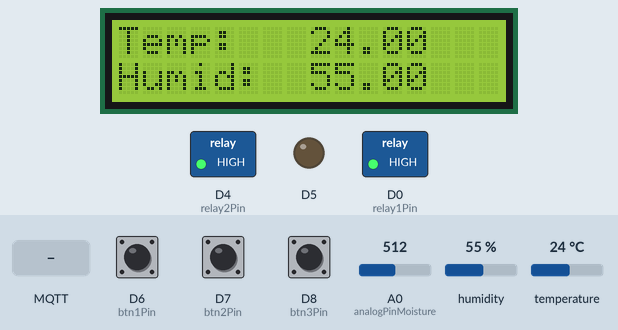
A sketch run on a simulated ESP8266 (NodeMCU). Shown: 16×2 character LCD, switched loads named in the sketch (green lamp = pin HIGH), output pins drawn as LEDs (lit = HIGH). The inputs (shaded band) are chosen by the test bench; at power-on: D8 (btn3Pin) LOW, D6 (btn1Pin) LOW, A0 (analogPinMoisture) = 512, D7 (btn2Pin) LOW, humidity 55 %, temperature 24 °C. WiFi joins after 1.5 s; servers stay silent unless stated; random numbers use the default seed unless the sketch sets one; no MQTT or app messages arrive unless stated; what the sketch prints to the serial monitor is not drawn.

Above: at 4.3 s.
4.4 s: MQTT message "0" arrives on the first subscribed topic
At 14.3 s:
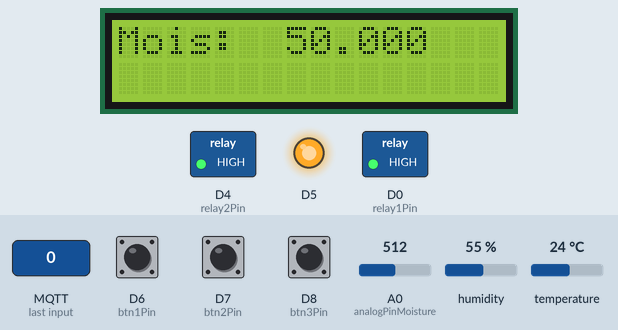
18.4 s: MQTT message "2" arrives on the first subscribed topic
At 26.7 s:
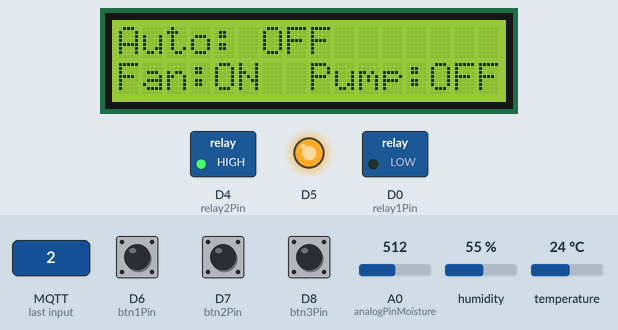
31.7 s: D8 (btn3Pin) pulled HIGH for 2.95 s
At 37.1 s:
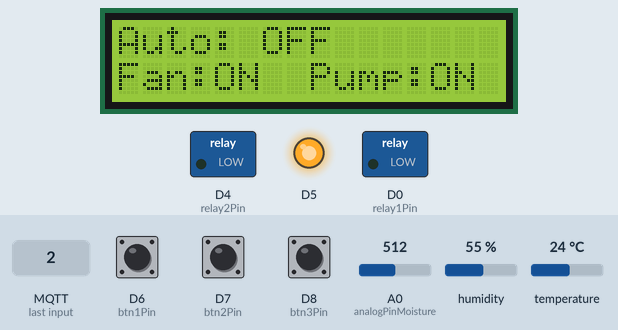
46.4 s: MQTT message "3" arrives on the first subscribed topic
At 54.2 s:
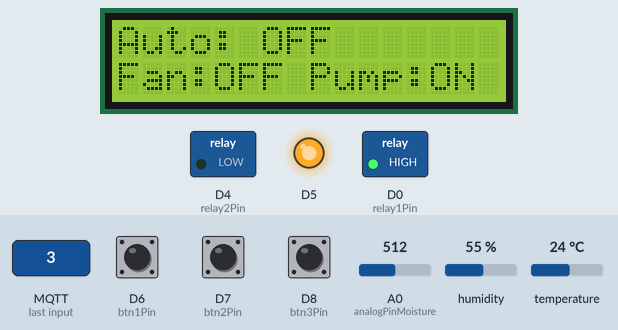
58.7 s: D6 (btn1Pin) pulled HIGH for 2.95 s
At 60.3 s:
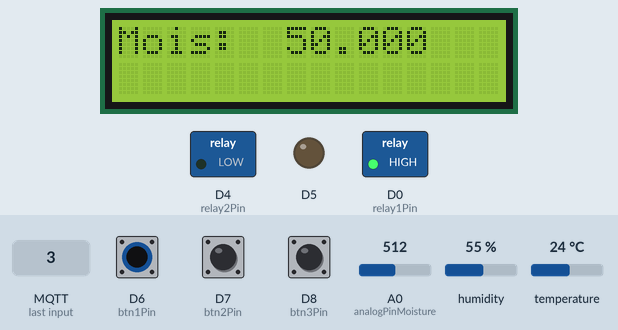
63.2 s: A0 (analogPinMoisture) set to 823
At 69.2 s:
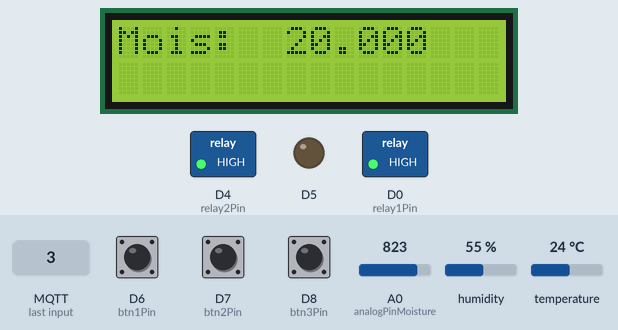
73.4 s: A0 (analogPinMoisture) set to 837
Timing chart, 0 to 79.6 s (numbered marks = the images above; inputs shaded):
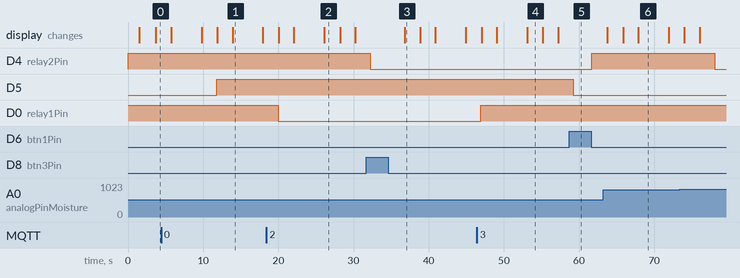

Measured:
- after the input at 4.4 s, D5: LOW → HIGH after 7.4 s
- after the input at 18.4 s, D0 (relay1Pin): HIGH → LOW after 1.6 s
- after the input at 31.7 s, D4 (relay2Pin): HIGH → LOW after 0.53 s
- after the input at 46.4 s, D0 (relay1Pin): LOW → HIGH after 0.55 s
- after the input at 58.7 s, D4 (relay2Pin): LOW → HIGH after 3.0 s; D5: HIGH → LOW after 0.52 s
- after the input at 73.4 s, D4 (relay2Pin): HIGH → LOW after 4.7 s
- what the display in image 1 shows lasts 4.1 s, from 13.9 s to 18.0 s

The sketch:

Mois_Relay_Button.ino
```cpp
// #include <FS.h>                   //this needs to be first, or it all crashes and burns...
#include <ESP8266WiFi.h>
// #include <DNSServer.h>
#include <ESP8266WebServer.h>
#include <WiFiClient.h>
#include <ESP8266WiFiMulti.h>
// #include <ESP8266HTTPClient.h>
#include <PubSubClient.h>
#include "DHT.h"
#include <Wire.h>
#include <LiquidCrystal_I2C.h>

WiFiClient espClientMqtt;
// WiFiClient espClientHttp;
ESP8266WiFiMulti wifiMulti;

LiquidCrystal_I2C lcd(0x27, 16, 2);

const char* ssid = "rus";
const char* password = "77777777";
const char* mqtt_server = "broker.hivemq.com";

PubSubClient mqttClient(espClientMqtt);
unsigned long lastMsg = 0;
#define MSG_BUFFER_SIZE	(50)
char msg[MSG_BUFFER_SIZE];
int value = 0;

#include "DHT.h"
#define DHTPIN D3
#define DHTTYPE DHT11

DHT dht(DHTPIN, DHTTYPE);

int analogPinMoisture = A0;
int mois_val = 0;

int relay1Pin = D0;
int relay2Pin = D4;

int btn1Pin = D6;
int btn2Pin = D7;
int btn3Pin = D8;

int btn1State = 1;
int btn2State = 1;
int btn3State = 1;

int autoState = 1;

int autoState_lcd = 1;
int fanState_lcd = 0;
int pumpState_lcd = 0;

int new_mois_value;

void setup()
{

  Serial.begin(115200);

  dht.begin();


  pinMode(relay1Pin, OUTPUT);
  pinMode(relay2Pin, OUTPUT);

  pinMode(btn1Pin, INPUT);
  pinMode(btn2Pin, INPUT);

  pinMode(D5, OUTPUT);

  digitalWrite(relay1Pin, 1);
  digitalWrite(relay2Pin, 1);

  setup_wifi();
  mqttClient.setServer(mqtt_server, 1883);
  mqttClient.setCallback(callback);

  lcd.begin();
  lcd.backlight();
}

void loop()
{
  if (!mqttClient.connected())
  {
    reconnect();
  }
  mqttClient.loop();

  unsigned long now = millis();

  if (now - lastMsg > 2000)
  {
    lcd.setCursor(0, 0);
    lcd.print("                ");
    lcd.setCursor(0, 1);
    lcd.print("                ");

    lastMsg = now;

    // DHT11 ************************************************************************************************
    float h = dht.readHumidity();
    float t = dht.readTemperature();

    if (isnan(t) || isnan(h))
    {
      Serial.println("Failed to read from DHT");
    }
    else
    {
      Serial.print("Humidity: ");
      Serial.print(h);
      Serial.print(" %\t");
      Serial.print("Temperature: ");
      Serial.print(t);
      Serial.println(" *C");

      static char t_ch[7];
      dtostrf(t, 6, 2, t_ch);

      static char h_ch[7];
      dtostrf(h, 6, 2, h_ch);

      mqttClient.publish("sf/temp", t_ch);
      mqttClient.publish("sf/humid", h_ch);

      lcd.setCursor(0, 0);
      lcd.print("Temp:  ");
      lcd.print(t_ch);
      lcd.setCursor(0, 1);
      lcd.print("Humid: ");
      lcd.print(h_ch);
      delay(2000);
    }

    // Moisture ***************************************************************************************************
    mois_val = analogRead(analogPinMoisture)/10.24;

    new_mois_value = (((mois_val - 0) * (0 - 100)) / (100 - 0)) + 100;

    Serial.print("mois_val = ");
    Serial.println(new_mois_value);

    static char mois_val_ch[7];
    dtostrf(new_mois_value, 6, 2, mois_val_ch);

    mqttClient.publish("sf/mois", mois_val_ch);

    lcd.setCursor(0, 0);
    lcd.print("Mois: ");
    lcd.print(mois_val_ch);
    lcd.setCursor(0, 1);
    lcd.print("                ");
    delay(2000);

    // // database temp humid mois ********************************************************************************************

    // HTTPClient httpClient;

    // httpClient.begin(espClientHttp, "192.168.43.183:8080/esp8266/minipj/add.php"); // conect to pc ip
    // httpClient.addHeader("Content-Type", "application/x-www-form-urlencoded");

    // int httpCode = httpClient.POST("temp=" + String(t) + "&humid=" + String(h) + "&mois=" + String(new_mois_value));

    // if (httpCode > 0)
    // {
    //   Serial.printf("[HTTP] GET... code: %d\n", httpCode);
    //   if (httpCode == HTTP_CODE_OK)
    //   {
    //     String payload = httpClient.getString();
    //     Serial.println(payload);
    //   }
    // }
    // else
    // {
    //   Serial.printf("[HTTP] GET... failed, error: %s\n", httpClient.errorToString(httpCode).c_str());
    // }

    // httpClient.end();

    // Button *****************************************************************************************************
    if (digitalRead(btn1Pin))
    {
      btn1State = !btn1State;
      autoState = !autoState;

      if (autoState)
      {
        mqttClient.publish("sf/autoState", "ON");
        digitalWrite(D5, 0);
        autoState_lcd = 1;
      }
      else
      {
        mqttClient.publish("sf/autoState", "OFF");
        mqttClient.publish("sf/fanState", "OFF");
        mqttClient.publish("sf/pumpState", "OFF");
        digitalWrite(relay1Pin, 1);
        digitalWrite(relay2Pin, 1);
        digitalWrite(D5, 1);
        autoState_lcd = 0;
        fanState_lcd = 0;
        pumpState_lcd = 0;
      }

      while (digitalRead(btn1Pin)) { delay(100); }
    }
    if (digitalRead(btn2Pin))
    {
      btn2State = !btn2State;
      digitalWrite(relay1Pin, btn2State);

      if (btn2State)
      {
        mqttClient.publish("sf/fanState", "OFF");
        fanState_lcd = 0;
      }
      else
      {
        mqttClient.publish("sf/fanState", "ON");
        fanState_lcd = 1;
      }

      while (digitalRead(btn2Pin)) { delay(100); }
    }
    if (digitalRead(btn3Pin))
    {
      btn3State = !btn3State;
      digitalWrite(relay2Pin, btn3State);

      if (btn3State)
      {
        mqttClient.publish("sf/pumpState", "OFF");
        pumpState_lcd = 0;
      }
      else
      {
        mqttClient.publish("sf/pumpState", "ON");
        pumpState_lcd = 1;
      }

      while (digitalRead(btn3Pin)) { delay(100); }
    }

    // auto state *****************************************************************************************************
    if (autoState)
    {
      if (t > 35)
      {
        digitalWrite(relay1Pin, 0);
        mqttClient.publish("sf/fanState", "ON");
        fanState_lcd = 0;
      }
      else
      {
        digitalWrite(relay1Pin, 1);
        mqttClient.publish("sf/fanState", "OFF");
        fanState_lcd = 0;
      }

      if (new_mois_value < 20)
      {
        digitalWrite(relay2Pin, 0);
        mqttClient.publish("sf/pumpState", "ON");
        pumpState_lcd = 1;
      }
      else
      {
        digitalWrite(relay2Pin, 1);
        mqttClient.publish("sf/pumpState", "OFF");
        pumpState_lcd = 0;
      }
    }

    delay(2000);

    // lcd state *****************************************************************************************************
    lcd.setCursor(0, 0);
    lcd.print("                ");
    lcd.setCursor(0, 1);
    lcd.print("                ");

    if (autoState_lcd)
    {
      lcd.setCursor(0, 0);
      lcd.print("Auto: ON");
    }
    else
    {
      lcd.setCursor(0, 0);
      lcd.print("Auto: OFF");
    }
    if (fanState_lcd)
    {
      lcd.setCursor(0, 1);
      lcd.print("Fan:ON  ");
    }
    else
    {
      lcd.setCursor(0, 1);
      lcd.print("Fan:OFF ");
    }
    if (pumpState_lcd)
    {
      lcd.setCursor(8, 1);
      lcd.print("Pump:ON ");
    }
    else
    {
      lcd.setCursor(8, 1);
      lcd.print("Pump:OFF");
    }
  }

  delay(2000);
}

void setup_wifi()
{
  delay(10);
  // We start by connecting to a WiFi network
  Serial.println();
  Serial.print("Connecting to ");
  Serial.println(ssid);

  WiFi.mode(WIFI_STA);
  WiFi.begin(ssid, password);

  while (WiFi.status() != WL_CONNECTED)
  {
    delay(500);
    Serial.print(".");
  }

  randomSeed(micros());

  Serial.println("");
  Serial.println("WiFi connected");
  Serial.println("IP address: ");
  Serial.println(WiFi.localIP());
}

void callback(char* topic, byte* payload, unsigned int length)
{
  Serial.print("Message arrived [");
  Serial.print(topic);
  Serial.print("] ");
  for (int i = 0; i < length; i++)
  {
    Serial.print((char)payload[i]);
  }
  Serial.println();

  // Switch on the LED if an 1 was received as first character
  if ((char)payload[0] == '0')
  {
    autoState = 0;
    autoState_lcd = 0;
    fanState_lcd = 0;
    pumpState_lcd = 0;
    mqttClient.publish("sf/autoState", "OFF");
    mqttClient.publish("sf/fanState", "OFF");
    mqttClient.publish("sf/pumpState", "OFF");
    digitalWrite(relay1Pin, 1);
    digitalWrite(relay2Pin, 1);
    digitalWrite(D5, 1);
  }
  else if ((char)payload[0] == '1')
  {
    autoState = 1;
    autoState_lcd = 1;
    mqttClient.publish("sf/autoState", "ON");
    digitalWrite(D5, 0);
  }
  else if ((char)payload[0] == '2')
  {
    btn2State = 0;
    fanState_lcd = 1;
    digitalWrite(relay1Pin, 0);
    mqttClient.publish("sf/fanState", "ON");
  }
  else if ((char)payload[0] == '3')
  {
    btn2State = 1;
    fanState_lcd = 0;
    digitalWrite(relay1Pin, 1);
    mqttClient.publish("sf/fanState", "OFF");
  }
  else if ((char)payload[0] == '4')
  {
    btn3State = 0;
    pumpState_lcd = 1;
    digitalWrite(relay2Pin, 0);
    mqttClient.publish("sf/pumpState", "ON");
  }
  else if ((char)payload[0] == '5')
  {
    btn3State = 1;
    pumpState_lcd = 0;
    digitalWrite(relay2Pin, 1);
    mqttClient.publish("sf/pumpState", "OFF");
  }

}

void reconnect()
{
  // Loop until we're reconnected
  while (!mqttClient.connected())
  {
    Serial.print("Attempting MQTT connection...");
    // Create a random client ID
    String clientId = "ESP8266Client-";
    clientId += String(random(0xffff), HEX);
    // Attempt to connect
    if (mqttClient.connect(clientId.c_str()))
    {
      Serial.println("connected");
      // Once connected, publish an announcement...
      mqttClient.publish("sf/control", "hello world");
      // ... and resubscribe
      mqttClient.subscribe("sf/control");
    }
    else
    {
      Serial.print("failed, rc=");
      Serial.print(mqttClient.state());
      Serial.println(" try again in 5 seconds");
      // Wait 5 seconds before retrying
      delay(5000);
    }
  }
}
```
